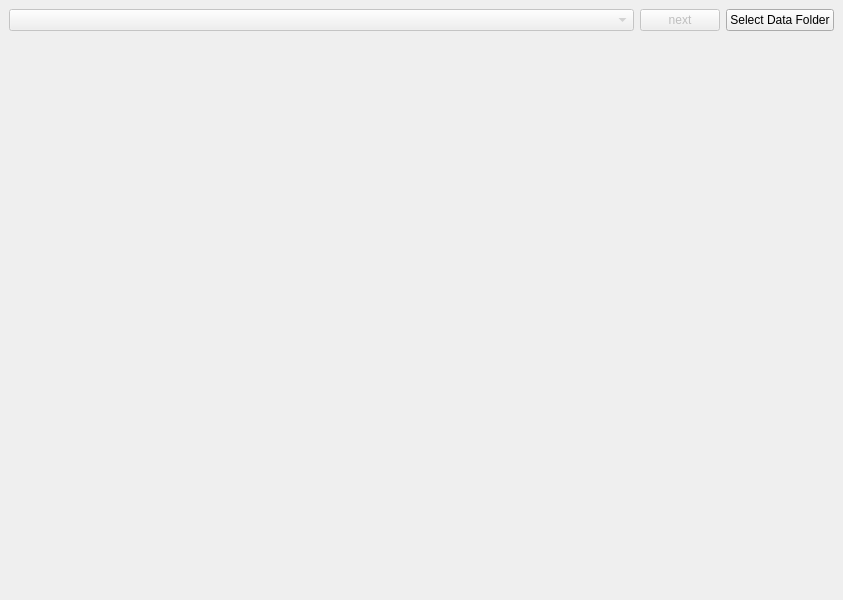
<?xml version="1.0" encoding="UTF-8"?>
<ui version="4.0">
 <class>RegionGui</class>
 <widget class="QMainWindow" name="RegionGui">
  <property name="geometry">
   <rect>
    <x>0</x>
    <y>0</y>
    <width>843</width>
    <height>600</height>
   </rect>
  </property>
  <property name="windowTitle">
   <string>MainWindow</string>
  </property>
  <widget class="QWidget" name="centralwidget">
   <layout class="QHBoxLayout" name="horizontalLayout_2">
    <item>
     <layout class="QVBoxLayout" name="verticalLayout_4">
      <item>
       <layout class="QHBoxLayout" name="horizontalLayout_5">
        <item>
         <widget class="QComboBox" name="filesListBox">
          <property name="enabled">
           <bool>false</bool>
          </property>
          <property name="sizePolicy">
           <sizepolicy hsizetype="Expanding" vsizetype="Fixed">
            <horstretch>0</horstretch>
            <verstretch>0</verstretch>
           </sizepolicy>
          </property>
         </widget>
        </item>
        <item>
         <widget class="QPushButton" name="nextButton">
          <property name="enabled">
           <bool>false</bool>
          </property>
          <property name="text">
           <string>next</string>
          </property>
         </widget>
        </item>
        <item>
         <widget class="QPushButton" name="selectFolderButton">
          <property name="enabled">
           <bool>true</bool>
          </property>
          <property name="text">
           <string>Select Data Folder</string>
          </property>
         </widget>
        </item>
       </layout>
      </item>
      <item>
       <layout class="QHBoxLayout" name="horizontalLayout">
        <item>
         <layout class="QGridLayout" name="gridLayout"/>
        </item>
       </layout>
      </item>
      <item>
       <layout class="QHBoxLayout" name="horizontalLayout_4">
        <item>
         <widget class="MplWidget" name="SpatialBase" native="true">
          <property name="sizePolicy">
           <sizepolicy hsizetype="Expanding" vsizetype="Expanding">
            <horstretch>0</horstretch>
            <verstretch>0</verstretch>
           </sizepolicy>
          </property>
         </widget>
        </item>
        <item>
         <widget class="MplWidget" name="TemporalBase" native="true">
          <property name="sizePolicy">
           <sizepolicy hsizetype="Expanding" vsizetype="Expanding">
            <horstretch>0</horstretch>
            <verstretch>0</verstretch>
           </sizepolicy>
          </property>
         </widget>
        </item>
       </layout>
      </item>
     </layout>
    </item>
   </layout>
  </widget>
 </widget>
 <customwidgets>
  <customwidget>
   <class>MplWidget</class>
   <extends>QWidget</extends>
   <header>mplwidget</header>
   <container>1</container>
  </customwidget>
 </customwidgets>
 <resources/>
 <connections/>
</ui>
